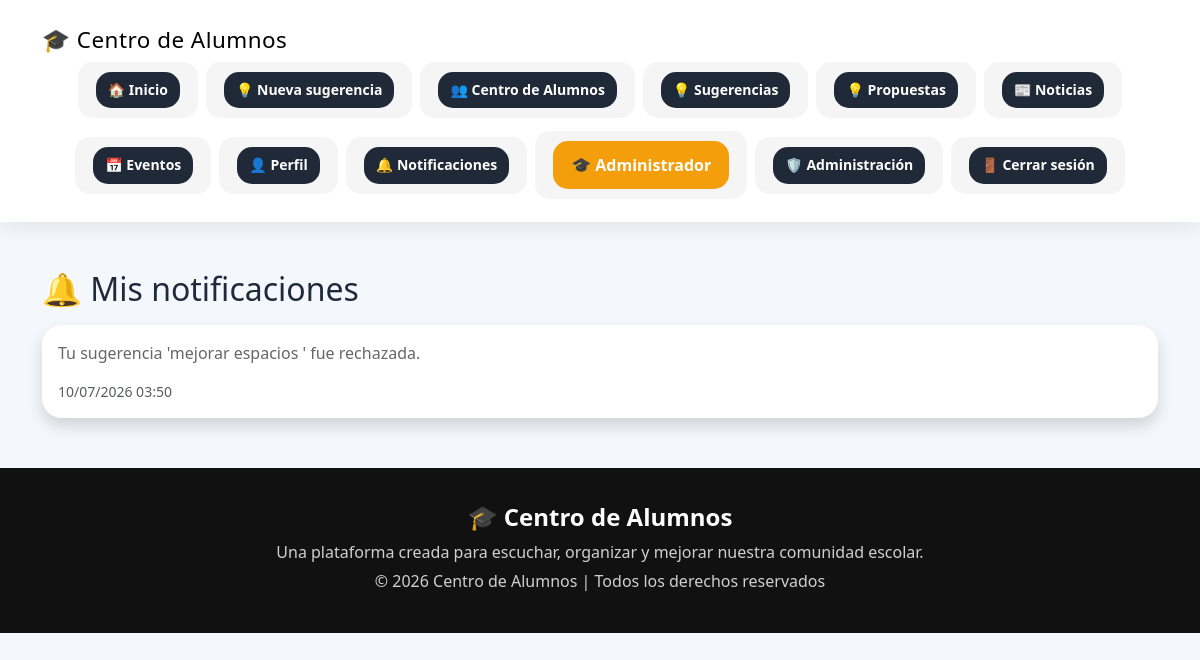
The page /notificaciones (signed in) on the database its author committed.
### models.py (models this page shows)
class Usuario(db.Model, UserMixin):
    id = db.Column(db.Integer, primary_key=True)
    nombre = db.Column(
        db.String(100),
        nullable=False
    )
    correo = db.Column(
        db.String(150),
        unique=True,
        nullable=False
    )
    contraseña = db.Column(
        db.String(200),
        nullable=False
    )
    curso = db.Column(
        db.String(50)
    )
    foto = db.Column(
        db.String(200),
        default="default.png"
    )
    administrador = db.Column(
        db.Boolean,
        default=False
    )
    rol = db.Column(
        db.String(50),
        default="Estudiante"
    )
    fecha_registro = db.Column(
        db.DateTime,
        default=datetime.utcnow
    )
    sugerencias = db.relationship(
        "Sugerencia",
        backref="autor",
        lazy=True
    )
    comentarios = db.relationship(
        "Comentario",
        backref="autor",
        lazy=True
    )

class Notificacion(db.Model):
    id = db.Column(
        db.Integer,
        primary_key=True
    )
    mensaje = db.Column(
        db.String(300)
    )
    leida = db.Column(
        db.Boolean,
        default=False
    )
    usuario_id = db.Column(
        db.Integer,
        db.ForeignKey("usuario.id")
    )
    fecha = db.Column(
        db.DateTime,
        default=datetime.utcnow
    )

### routes/main.py (the view)
@main.route("/notificaciones")
@login_required
def notificaciones():
    lista = (
        Notificacion.query
        .filter_by(usuario_id=current_user.id)
        .order_by(Notificacion.fecha.desc())
        .all()
    )
    return render_template(
        "notificaciones.html",
        notificaciones=lista
    )

### app.py (called while the page is built)
@login_manager.user_loader
def cargar_usuario(id_usuario):
    return Usuario.query.get(int(id_usuario))

### templates/notificaciones.html (shortened to what this page needs)
{% extends "base.html" %}
{% block content %}
<div class="container mt-5">
<h2>
🔔 Mis notificaciones
</h2>
{% if notificaciones %}
{% for n in notificaciones %}
<div class="card shadow mt-3 p-3">
<p>
{{ n.mensaje }}
</p>
<small class="text-muted">
{{ n.fecha.strftime("%d/%m/%Y %H:%M") }}
</small>
</div>
{% endfor %}
{% else %}
<div class="alert alert-info">
No tienes notificaciones todavía.
</div>
{% endif %}
</div>
{% endblock %}

### templates/base.html (shortened to what this page needs)
<!DOCTYPE html>
<html lang="es">
<head>
    <link
    href="https://cdn.jsdelivr.net/npm/bootstrap@5.3.3/dist/css/bootstrap.min.css"
    rel="stylesheet">
    <link
    rel="stylesheet"
    href="https://cdnjs.cloudflare.com/ajax/libs/font-awesome/6.5.2/css/all.min.css">
    <link rel="stylesheet" href="{{ url_for('static', filename='css/style.css') }}">
</head>
<body>
<nav class="navbar navbar-expand-lg navbar-custom">
<div class="container">
<a class="navbar-brand brand-custom" href="/">
🎓 Centro de Alumnos
</a>
<div class="collapse navbar-collapse" id="menu">
<ul class="navbar-nav ms-auto align-items-center gap-2">
<li class="nav-item">
<a class="nav-button" href="/">
🏠 Inicio
</a>
</li>
<li class="nav-item">
<a class="nav-button suggestion-btn" href="/sugerencias/crear">
💡 Nueva sugerencia
</a>
</li>
<li class="nav-item">
    <a class="nav-button" href="/centro">
        👥 Centro de Alumnos
    </a>
</li>
<li class="nav-item">
<a class="nav-button" href="/sugerencias">
💡 Sugerencias
</a>
</li>
<li class="nav-item">
    <a class="nav-button" href="/propuestas">
        💡 Propuestas
    </a>
</li>
<li class="nav-item">
<a class="nav-button" href="/noticias">
📰 Noticias
</a>
</li>
<li class="nav-item">
<a class="nav-button" href="/eventos">
📅 Eventos
</a>
</li>
{% if current_user.is_authenticated %}
<li class="nav-item">
<a class="nav-button" href="/perfil">
👤 Perfil
</a>
</li>
<li class="nav-item">
<a class="nav-button" href="/notificaciones">
🔔 Notificaciones
</a>
</li>
<li class="nav-item">
<span class="role-badge">
🎓 {{ current_user.rol }}
</span>
</li>
{% if current_user.administrador %}
<li class="nav-item">
<a class="nav-button admin-button" href="/admin">
🛡️ Administración
</a>
</li>
{% endif %}
<li class="nav-item">
<a class="nav-button logout-button" href="/logout">
🚪 Cerrar sesión
</a>
</li>
{% endif %}
</ul>
</div>
</div>
</nav>
<main>
{% block content %}
{% endblock %}
</main>
<footer class="footer">
<div class="container text-center">
<h4>
🎓 Centro de Alumnos
</h4>
<p>
Una plataforma creada para escuchar, organizar y mejorar nuestra comunidad escolar.
</p>
<p>
© 2026 Centro de Alumnos  | Todos los derechos reservados
</p>
</div>
</footer>
</body>
</html>

### static/css/style.css (style rules this page uses)
* { margin:0; padding:0; box-sizing:border-box; }
body { font-family: "Segoe UI", Arial, sans-serif; background:#f4f7fb; color:#1e293b; min-height:100vh; }
.navbar { box-shadow: 0 5px 20px rgba(0,0,0,.15); }
.navbar-brand { font-size:1.4rem; letter-spacing:.5px; }
.card { border:none; border-radius:20px; overflow:hidden; box-shadow: 0 10px 25px rgba(0,0,0,.08); transition:.3s; }
footer { margin-top:80px; }
.card, .stat-card, .dashboard-card, .suggestion-box { animation: aparecer .6s ease; }
html { scroll-behavior:smooth; }
.card { border:none; border-radius:20px; transition:.3s; }
.card { border-radius: 20px; transition: 0.3s; border: none; }
.footer { background:#111; color:white; padding:35px 20px; margin-top:50px; text-align:center; }
.footer h4 { font-weight:800; }
.footer p { opacity:0.8; margin:5px; }
.navbar-custom { display:flex; justify-content:center; align-items:center; gap:12px; padding:18px; background:#ffffff; box-shadow:0 5px 20px rgba(0,0,0,0.08); flex-wrap:wrap; }
.nav-item { text-decoration:none; color:#333; padding:10px 18px; border-radius:15px; font-weight:600; transition:0.3s; background:#f5f5f5; }
.nav-button { text-decoration:none; color:white; background:#1f2937; padding:12px 18px; border-radius:15px; font-weight:600; transition:0.3s; display:flex; align-items:center; justify-content:center; gap:8px; line-height:1.2; white-space:nowrap; }
.role-badge { background:#f59e0b; color:white; padding:12px 18px; border-radius:15px; font-weight:bold; display:flex; align-items:center; gap:8px; white-space:nowrap; }
.navbar-custom .container { flex-wrap: wrap; }
.navbar-nav { flex-wrap: wrap; justify-content: center; gap: 10px; }
.nav-item { margin-bottom:5px; }
@media (max-width: 1200px) { .nav-button { padding:10px 12px; font-size:14px; } }
.card p { color:#666; }

### rows shown on the page
Usuario: rol "Administrador"
Notificacion: mensaje "Tu sugerencia 'mejorar espacios ' fue rechazada.", fecha "10/07/2026 03:50"
